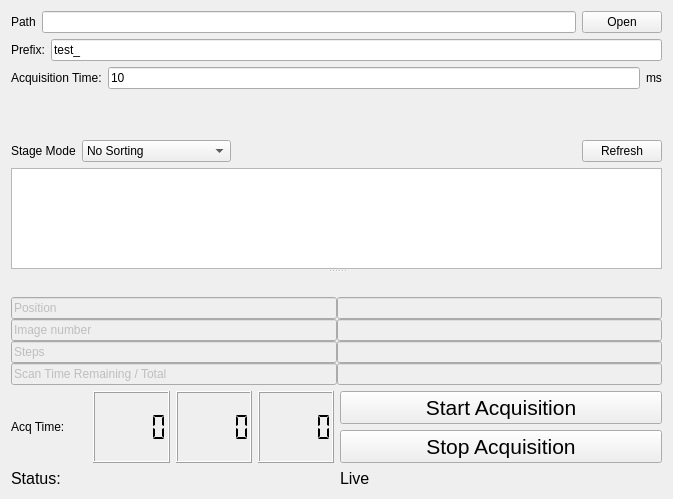
<?xml version="1.0" encoding="UTF-8"?>
<ui version="4.0">
 <class>Form</class>
 <widget class="QWidget" name="Form">
  <property name="geometry">
   <rect>
    <x>0</x>
    <y>0</y>
    <width>673</width>
    <height>499</height>
   </rect>
  </property>
  <property name="sizePolicy">
   <sizepolicy hsizetype="Preferred" vsizetype="Preferred">
    <horstretch>0</horstretch>
    <verstretch>0</verstretch>
   </sizepolicy>
  </property>
  <property name="windowTitle">
   <string>Form</string>
  </property>
  <layout class="QVBoxLayout" name="verticalLayout_2">
   <item>
    <layout class="QHBoxLayout" name="horizontalLayout_4">
     <item>
      <widget class="QLabel" name="label_6">
       <property name="text">
        <string>Path</string>
       </property>
      </widget>
     </item>
     <item>
      <widget class="QLineEdit" name="folderPath_lineEdit"/>
     </item>
     <item>
      <widget class="QPushButton" name="openPath_pushButton">
       <property name="text">
        <string>Open</string>
       </property>
      </widget>
     </item>
    </layout>
   </item>
   <item>
    <layout class="QHBoxLayout" name="horizontalLayout_5">
     <item>
      <widget class="QLabel" name="label_7">
       <property name="text">
        <string>Prefix:</string>
       </property>
      </widget>
     </item>
     <item>
      <widget class="QLineEdit" name="filePrefix_lineEdit">
       <property name="text">
        <string>test_</string>
       </property>
      </widget>
     </item>
    </layout>
   </item>
   <item>
    <layout class="QHBoxLayout" name="horizontalLayout_6">
     <item>
      <widget class="QLabel" name="label_8">
       <property name="text">
        <string>Acquisition Time:</string>
       </property>
      </widget>
     </item>
     <item>
      <widget class="QLineEdit" name="acquisitionTime_lineEdit">
       <property name="text">
        <string>10</string>
       </property>
      </widget>
     </item>
     <item>
      <widget class="QLabel" name="label_9">
       <property name="text">
        <string>ms</string>
       </property>
      </widget>
     </item>
    </layout>
   </item>
   <item>
    <spacer name="verticalSpacer">
     <property name="orientation">
      <enum>Qt::Vertical</enum>
     </property>
     <property name="sizeType">
      <enum>QSizePolicy::Maximum</enum>
     </property>
     <property name="sizeHint" stdset="0">
      <size>
       <width>20</width>
       <height>114</height>
      </size>
     </property>
    </spacer>
   </item>
   <item>
    <widget class="QSplitter" name="splitter">
     <property name="orientation">
      <enum>Qt::Vertical</enum>
     </property>
     <widget class="QWidget" name="">
      <layout class="QVBoxLayout" name="verticalLayout_4">
       <item>
        <layout class="QHBoxLayout" name="horizontalLayout">
         <item>
          <layout class="QHBoxLayout" name="horizontalLayout_9">
           <item>
            <widget class="QLabel" name="label_stageMode">
             <property name="text">
              <string>Stage Mode</string>
             </property>
            </widget>
           </item>
           <item>
            <widget class="QComboBox" name="delayScheme_comboBox">
             <item>
              <property name="text">
               <string>No Sorting</string>
              </property>
             </item>
             <item>
              <property name="text">
               <string>Sort Acending</string>
              </property>
             </item>
             <item>
              <property name="text">
               <string>Sort Decending</string>
              </property>
             </item>
             <item>
              <property name="text">
               <string>Staggered Acending</string>
              </property>
             </item>
             <item>
              <property name="text">
               <string>Staggered Decending</string>
              </property>
             </item>
            </widget>
           </item>
          </layout>
         </item>
         <item>
          <spacer name="horizontalSpacer">
           <property name="orientation">
            <enum>Qt::Horizontal</enum>
           </property>
           <property name="sizeHint" stdset="0">
            <size>
             <width>40</width>
             <height>20</height>
            </size>
           </property>
          </spacer>
         </item>
         <item>
          <widget class="QPushButton" name="update_pushButton">
           <property name="text">
            <string>Refresh</string>
           </property>
          </widget>
         </item>
        </layout>
       </item>
       <item>
        <widget class="QPlainTextEdit" name="textEdit_delayInput">
         <property name="sizePolicy">
          <sizepolicy hsizetype="Preferred" vsizetype="Maximum">
           <horstretch>0</horstretch>
           <verstretch>0</verstretch>
          </sizepolicy>
         </property>
        </widget>
       </item>
      </layout>
     </widget>
     <widget class="PlotWidget" name="plot_delays" native="true">
      <property name="sizePolicy">
       <sizepolicy hsizetype="Preferred" vsizetype="Minimum">
        <horstretch>0</horstretch>
        <verstretch>0</verstretch>
       </sizepolicy>
      </property>
     </widget>
    </widget>
   </item>
   <item>
    <layout class="QHBoxLayout" name="horizontalLayout_8">
     <property name="spacing">
      <number>0</number>
     </property>
     <item>
      <layout class="QVBoxLayout" name="verticalLayout_9">
       <property name="spacing">
        <number>0</number>
       </property>
       <item>
        <widget class="QLineEdit" name="lineEdit_7">
         <property name="enabled">
          <bool>false</bool>
         </property>
         <property name="sizePolicy">
          <sizepolicy hsizetype="Preferred" vsizetype="Fixed">
           <horstretch>0</horstretch>
           <verstretch>0</verstretch>
          </sizepolicy>
         </property>
         <property name="text">
          <string>Position</string>
         </property>
        </widget>
       </item>
       <item>
        <widget class="QLineEdit" name="lineEdit_8">
         <property name="enabled">
          <bool>false</bool>
         </property>
         <property name="sizePolicy">
          <sizepolicy hsizetype="Preferred" vsizetype="Fixed">
           <horstretch>0</horstretch>
           <verstretch>0</verstretch>
          </sizepolicy>
         </property>
         <property name="text">
          <string>Image number</string>
         </property>
        </widget>
       </item>
       <item>
        <widget class="QLineEdit" name="lineEdit_9">
         <property name="enabled">
          <bool>false</bool>
         </property>
         <property name="sizePolicy">
          <sizepolicy hsizetype="Preferred" vsizetype="Fixed">
           <horstretch>0</horstretch>
           <verstretch>0</verstretch>
          </sizepolicy>
         </property>
         <property name="text">
          <string>Steps</string>
         </property>
        </widget>
       </item>
       <item>
        <widget class="QLineEdit" name="lineEdit_10">
         <property name="enabled">
          <bool>false</bool>
         </property>
         <property name="sizePolicy">
          <sizepolicy hsizetype="Preferred" vsizetype="Fixed">
           <horstretch>0</horstretch>
           <verstretch>0</verstretch>
          </sizepolicy>
         </property>
         <property name="text">
          <string>Scan Time Remaining / Total</string>
         </property>
        </widget>
       </item>
      </layout>
     </item>
     <item>
      <layout class="QVBoxLayout" name="verticalLayout_10">
       <property name="spacing">
        <number>0</number>
       </property>
       <item>
        <widget class="QLineEdit" name="status_position">
         <property name="enabled">
          <bool>false</bool>
         </property>
         <property name="sizePolicy">
          <sizepolicy hsizetype="Minimum" vsizetype="Fixed">
           <horstretch>0</horstretch>
           <verstretch>0</verstretch>
          </sizepolicy>
         </property>
        </widget>
       </item>
       <item>
        <widget class="QLineEdit" name="status_image">
         <property name="enabled">
          <bool>false</bool>
         </property>
         <property name="sizePolicy">
          <sizepolicy hsizetype="Minimum" vsizetype="Fixed">
           <horstretch>0</horstretch>
           <verstretch>0</verstretch>
          </sizepolicy>
         </property>
        </widget>
       </item>
       <item>
        <widget class="QLineEdit" name="status_steps">
         <property name="enabled">
          <bool>false</bool>
         </property>
         <property name="sizePolicy">
          <sizepolicy hsizetype="Minimum" vsizetype="Fixed">
           <horstretch>0</horstretch>
           <verstretch>0</verstretch>
          </sizepolicy>
         </property>
        </widget>
       </item>
       <item>
        <widget class="QLineEdit" name="status_scanLength">
         <property name="enabled">
          <bool>false</bool>
         </property>
         <property name="sizePolicy">
          <sizepolicy hsizetype="Minimum" vsizetype="Fixed">
           <horstretch>0</horstretch>
           <verstretch>0</verstretch>
          </sizepolicy>
         </property>
        </widget>
       </item>
      </layout>
     </item>
    </layout>
   </item>
   <item>
    <layout class="QHBoxLayout" name="horizontalLayout_2">
     <item>
      <layout class="QHBoxLayout" name="horizontalLayout_7">
       <item>
        <widget class="QLabel" name="label">
         <property name="text">
          <string>Acq Time:</string>
         </property>
         <property name="alignment">
          <set>Qt::AlignLeading|Qt::AlignLeft|Qt::AlignVCenter</set>
         </property>
        </widget>
       </item>
       <item>
        <widget class="QLCDNumber" name="elapsed_time_h">
         <property name="lineWidth">
          <number>1</number>
         </property>
         <property name="segmentStyle">
          <enum>QLCDNumber::Flat</enum>
         </property>
        </widget>
       </item>
       <item>
        <widget class="QLCDNumber" name="elapsed_time_m">
         <property name="segmentStyle">
          <enum>QLCDNumber::Flat</enum>
         </property>
        </widget>
       </item>
       <item>
        <widget class="QLCDNumber" name="elapsed_time_s">
         <property name="segmentStyle">
          <enum>QLCDNumber::Flat</enum>
         </property>
        </widget>
       </item>
      </layout>
     </item>
     <item>
      <layout class="QVBoxLayout" name="verticalLayout">
       <item>
        <widget class="QPushButton" name="start_acq_pushButton">
         <property name="sizePolicy">
          <sizepolicy hsizetype="Minimum" vsizetype="Preferred">
           <horstretch>0</horstretch>
           <verstretch>0</verstretch>
          </sizepolicy>
         </property>
         <property name="font">
          <font>
           <pointsize>16</pointsize>
          </font>
         </property>
         <property name="text">
          <string>Start Acquisition</string>
         </property>
        </widget>
       </item>
       <item>
        <widget class="QPushButton" name="end_acq_pushButton">
         <property name="sizePolicy">
          <sizepolicy hsizetype="Minimum" vsizetype="Preferred">
           <horstretch>0</horstretch>
           <verstretch>0</verstretch>
          </sizepolicy>
         </property>
         <property name="font">
          <font>
           <pointsize>16</pointsize>
          </font>
         </property>
         <property name="text">
          <string>Stop Acquisition</string>
         </property>
        </widget>
       </item>
      </layout>
     </item>
    </layout>
   </item>
   <item>
    <layout class="QHBoxLayout" name="horizontalLayout_3">
     <item>
      <widget class="QLabel" name="label_12">
       <property name="font">
        <font>
         <pointsize>12</pointsize>
        </font>
       </property>
       <property name="text">
        <string>Status:</string>
       </property>
      </widget>
     </item>
     <item>
      <widget class="QLabel" name="status_label">
       <property name="font">
        <font>
         <pointsize>12</pointsize>
        </font>
       </property>
       <property name="text">
        <string>Live</string>
       </property>
      </widget>
     </item>
    </layout>
   </item>
  </layout>
 </widget>
 <customwidgets>
  <customwidget>
   <class>PlotWidget</class>
   <extends>QWidget</extends>
   <header>pyqtgraph</header>
   <container>1</container>
  </customwidget>
 </customwidgets>
 <resources/>
 <connections/>
</ui>
